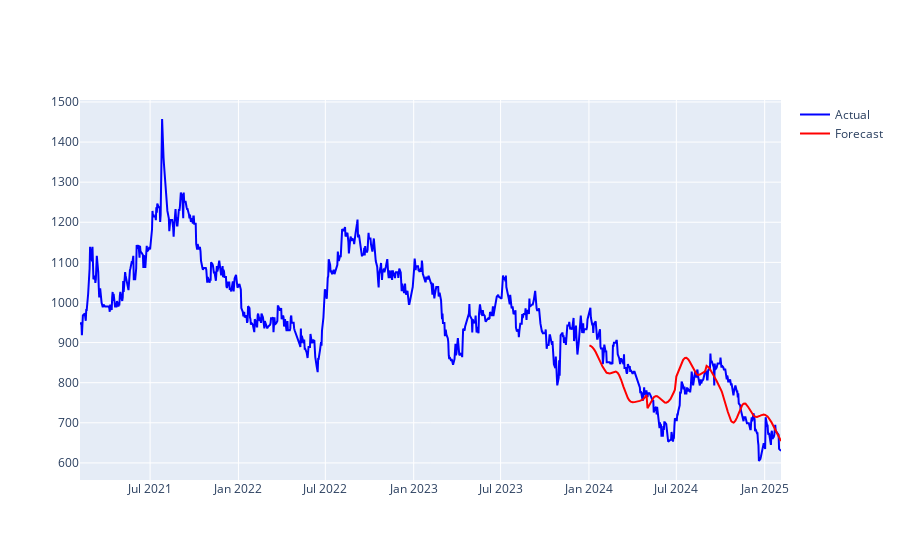

Source (notebook cell):
### Markdown cell above
# HYPERTUNING PROPHET-DIVIDENT

### Code cell
# Define hyperparameter grid
param_grid = {
    'changepoint_prior_scale': [0.001, 0.01, 0.05, 0.1],  # Controls trend flexibility
    'seasonality_prior_scale': [1.0, 5.0, 10.0],  # Controls seasonality flexibility
    'yearly_fourier_order': [5, 10, 15],  # Higher values capture more complex yearly seasonality
    # 'six_months_fourier_order': [3, 6, 9]  # Controls 6-month seasonal pattern complexity
}

# Generate all combinations of hyperparameters
all_params = [dict(zip(param_grid.keys(), values)) for values in itertools.product(*param_grid.values())]

best_params = None
best_mae = float("inf")

# Grid search over hyperparameters
for params in all_params:
    model = Prophet(
        seasonality_mode='additive',
        changepoint_prior_scale=params['changepoint_prior_scale'],
        seasonality_prior_scale=params['seasonality_prior_scale'],
        yearly_seasonality=True,
        weekly_seasonality=False,
        daily_seasonality=False
    )
    # Add strong yearly seasonality
    model.add_seasonality(name='yearly', period=365.25, fourier_order=params['yearly_fourier_order'])
    # Add custom 6-month seasonality
    # model.add_seasonality(name='six_months', period=182.5, fourier_order=params['six_months_fourier_order'])
    model.add_regressor("before_indicator")
    model.add_regressor("after_indicator")

    # Train model
    model.fit(df_train2)

    # Make predictions
    future = model.make_future_dataframe(periods=730)
    future['month'] = future['ds'].dt.month
    future['before_indicator'] = (future['month'].isin([5,6])).astype(int)
    future['after_indicator'] = (future['month'].isin([7,8])).astype(int)
    forecast = model.predict(future)
    # Handle 'ds' column if it exists in forecast but not in df
    if 'ds' not in df_train2.columns:
        df_train2['ds'] = df_train2.index  # Assuming index is suitable for 'ds'

    if 'ds' not in df_test2.columns:
        df_test2['ds'] = df_test2.index

    # Handle rows in forecast that have 'ds' not in df
    forecast = forecast[forecast['ds'].isin(df_test2['ds'])]

    # Compute MAE
    mae = mean_absolute_error(df_test2['y'], forecast['yhat'])

    # Store best parameters
    if mae < best_mae:
        best_mae = mae
        best_params = params

print(f"Best Parameters: {best_params}")
print(f"Best Test MAE: {best_mae}")

# Train final model with best parameters
final_model = Prophet(
    seasonality_mode='additive',
    changepoint_prior_scale=best_params['changepoint_prior_scale'],
    seasonality_prior_scale=best_params['seasonality_prior_scale'],
    yearly_seasonality=True,
    weekly_seasonality=False,
    daily_seasonality=False
)

# Add strong yearly seasonality
final_model.add_seasonality(name='yearly', period=365.25, fourier_order=best_params['yearly_fourier_order'])
# final_model.add_seasonality(name='six_months', period=182.5, fourier_order=best_params['six_months_fourier_order'])
final_model.add_regressor("before_indicator")
final_model.add_regressor("after_indicator")

final_model.fit(df_train2)  # Train on full dataset



# Create future DataFrame for 2024
future = model.make_future_dataframe(periods=730)
future['month'] = future['ds'].dt.month
future['before_indicator'] = (future['month'].isin([5,6])).astype(int)
future['after_indicator'] = (future['month'].isin([7,8])).astype(int)
forecast = final_model.predict(future)
# Handle 'ds' column if it exists in forecast but not in df
if 'ds' not in df_train2.columns:
    df_train2['ds'] = df_train2.index  # Assuming index is suitable for 'ds'

if 'ds' not in df_test2.columns:
    df_test2['ds'] = df_test2.index

# Handle rows in forecast that have 'ds' not in df
forecast = forecast[forecast['ds'].isin(df_test2['ds'])]

# Plot results
import plotly.graph_objects as go

fig = go.Figure()
fig.add_trace(go.Scatter(x=df2['ds'], y=df2['y'], mode='lines', name='Actual', line=dict(color='blue')))
fig.add_trace(go.Scatter(x=forecast['ds'], y=forecast['yhat'], mode='lines', name='Forecast', line=dict(color='red')))
fig.show()

### Figure 1 — Plotly figure (JSON) as saved in the notebook; plotly's stock layout.template omitted (floating-point values rounded to 4 significant figures; data arrays with more than 128 entries replaced by an {"elided": "..."} marker saying what was removed)
{"data": [{"line": {"color": "blue"}, "mode": "lines", "name": "Actual", "type": "scatter", "x": {"elided": "966 str values"}, "y": {"elided": "966 float values"}}, {"line": {"color": "red"}, "mode": "lines", "name": "Forecast", "type": "scatter", "x": {"elided": "258 str values"}, "y": {"elided": "258 float values"}}], "layout": {"autosize": true, "xaxis": {"autorange": true, "range": ["2021-02-05", "2025-02-04"], "type": "date"}, "yaxis": {"autorange": true, "range": [557.4, 1505.0], "type": "linear"}}}
